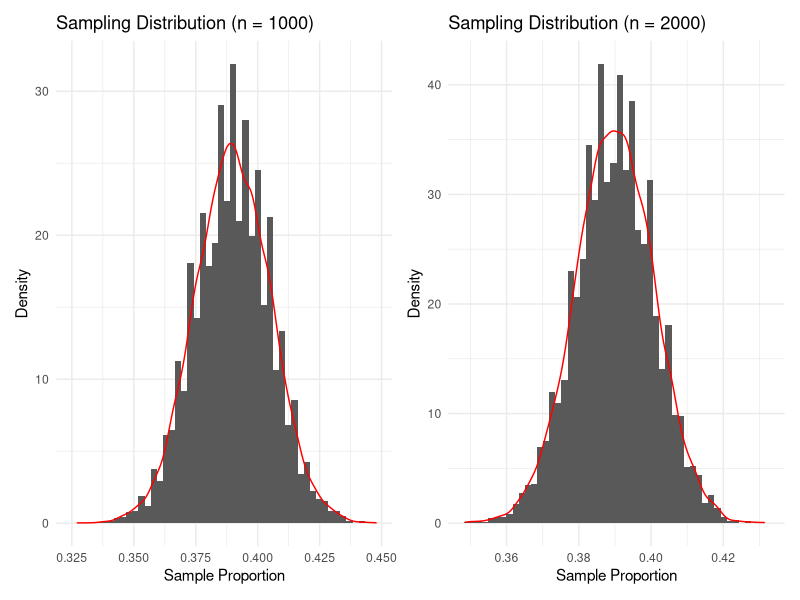
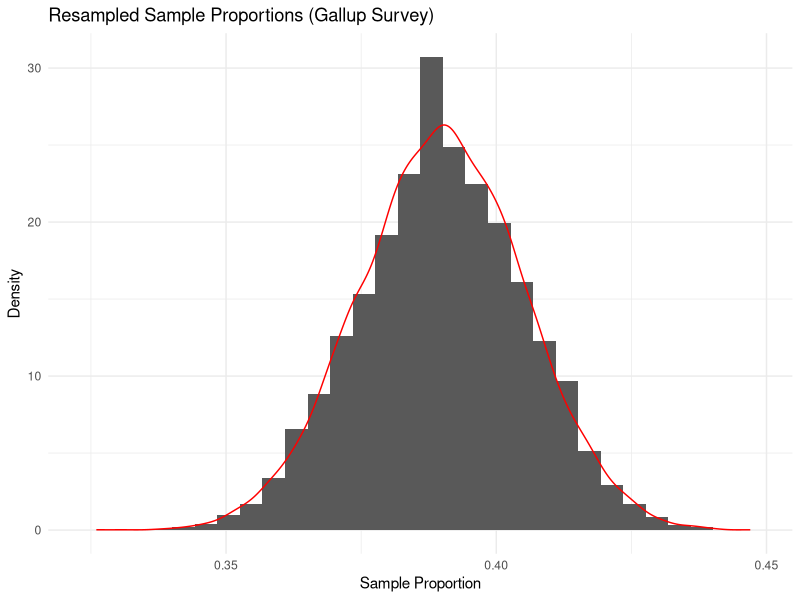

R code for these plots, in order:
library(ggplot2)
library(tidyverse)
library(patchwork)

# 1 Basic Simulation

true.prob = 0.39
n1 = 1000
n2 = 2000
simulations = 10000

poll1 = rbinom(simulations, n1, true.prob) / n1

poll2 = rbinom(simulations, n2, true.prob) / n2

plot_simulation = function(polls, title){
  df = data.frame(polls)
  ggplot(df, aes(x = polls)) +
    geom_histogram(aes(y = after_stat(density)), bins = 50) + 
    geom_density(color = "red") +
    labs(title = title,
         x = "Sample Proportion",
         y = "Density") + 
    theme_minimal()
}

plot1 = plot_simulation(poll1, "Sampling Distribution (n = 1000)")
plot2 = plot_simulation(poll2, "Sampling Distribution (n = 2000)")

(plot1 | plot2)


range1 = quantile(poll1, c(0.025, 0.975))
range1
range2 = quantile(poll2, c(0.025, 0.975))
range2

margin.error1 = (range1[2] - range1[1]) / 2
margin.error1
margin.error2 = (range2[2] - range2[1]) / 2
margin.error2


# 2 Resampling

n = 1000
satisfied = round(n * 0.39)

og.sample = tibble(
  id = 1:n,
  measurement = c(rep(1,satisfied), rep(0, n - satisfied))
)

og.sample |>
  summarize(mean = mean(measurement))

resample.means = numeric(10000)

for (i in 1:10000){
  resample.id = sample(1:n, size = n, replace = TRUE)
  resample.means[i] = mean(og.sample$measurement[resample.id])
}

resample.df = tibble(p.hat = resample.means)

ggplot(resample.df, aes(x = p.hat)) + 
  geom_histogram(aes(y = after_stat(density)), bins = 30) +
  geom_density(color = "red") +
  labs(title = "Resampled Sample Proportions (Gallup Survey)",
       x = "Sample Proportion",
       y = "Density") +
  theme_minimal()

range.95 = quantile(resample.means, c(0.025, 0.975))
range.95
margin.error = (range.95[2] - range.95[1]) / 2
margin.error


# 3 Simulation over n and p

n.values = seq(100, 3000, by = 10)

